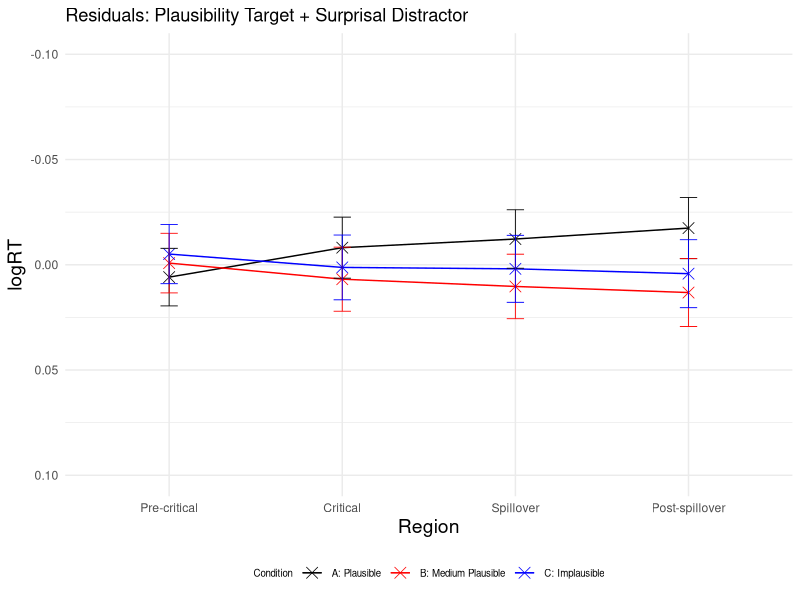
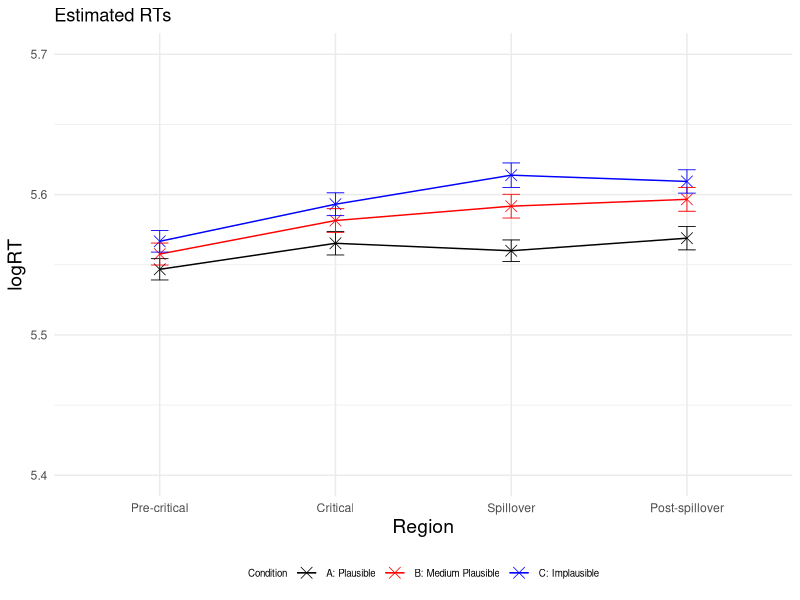
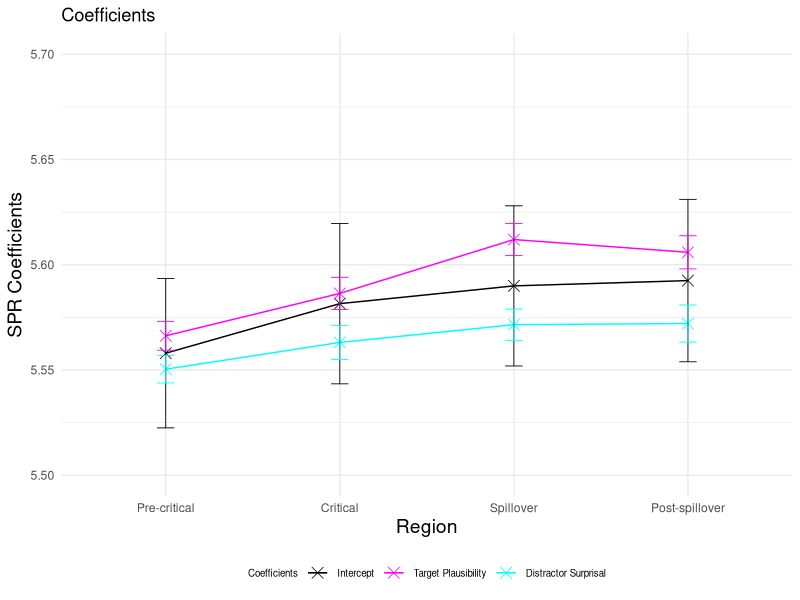
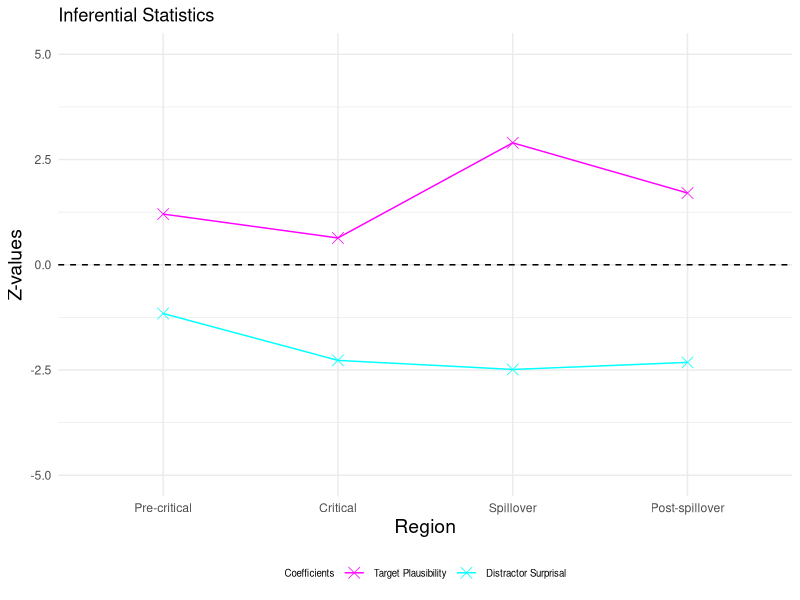
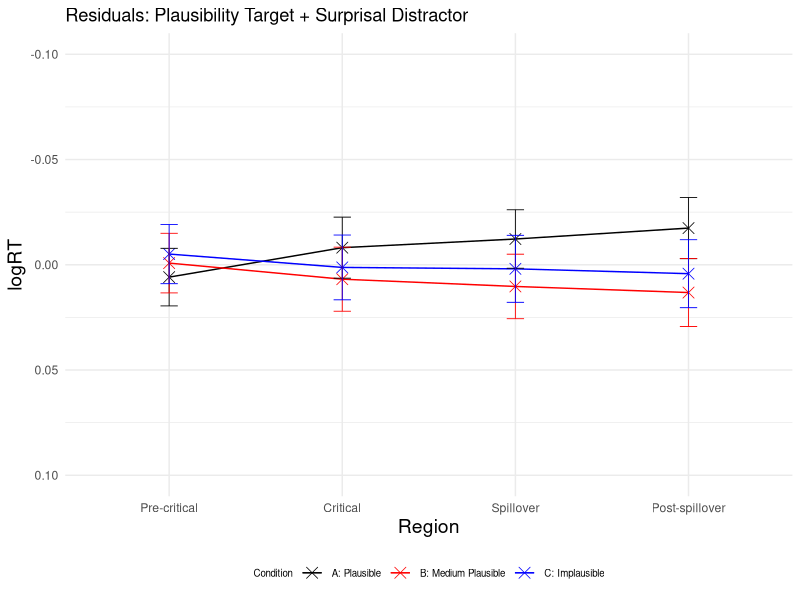
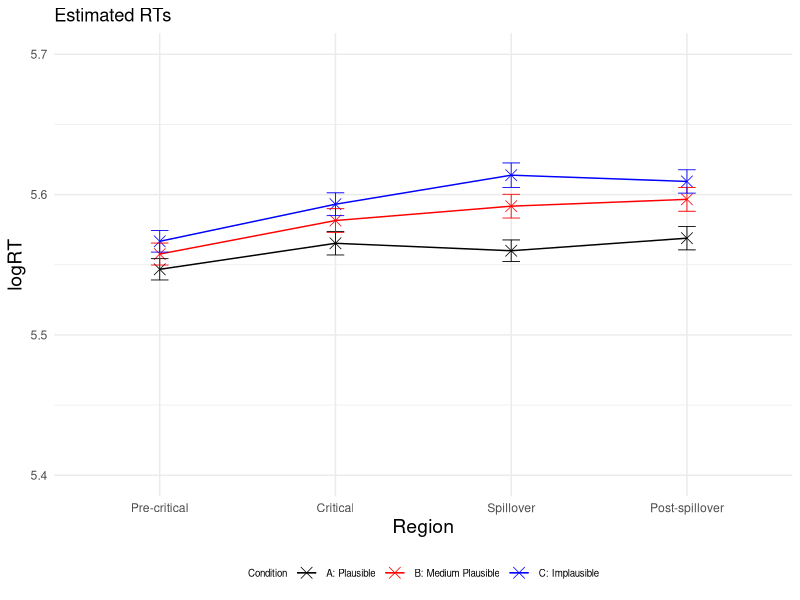
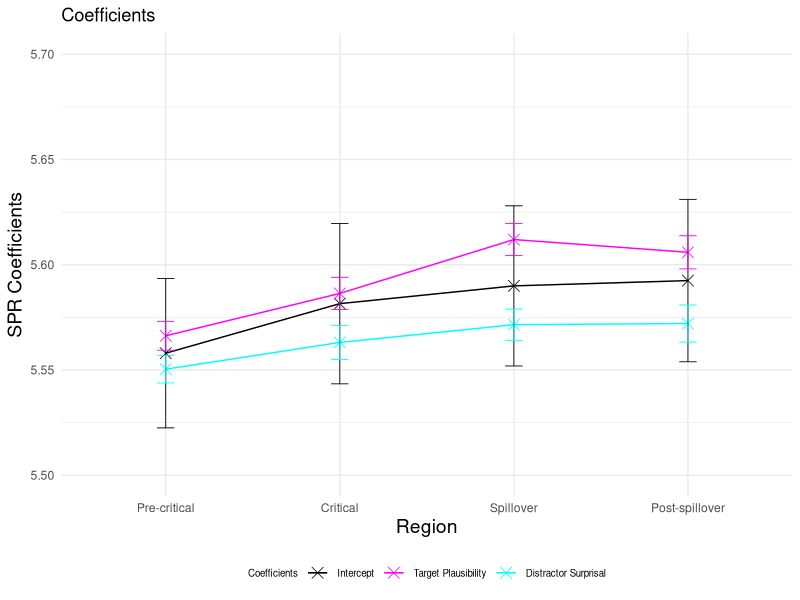
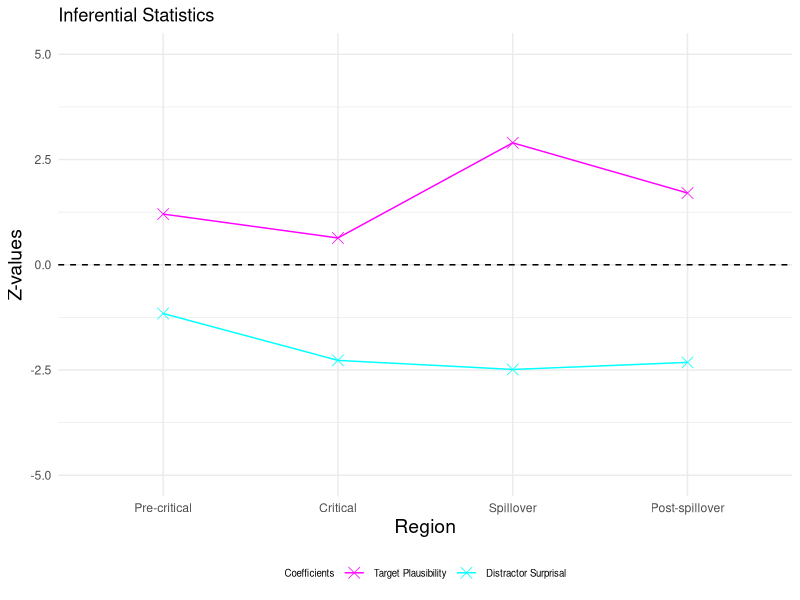

The R source for these figures, in order:
### LMER Analysis ###

# load packages
library(lme4) 
library(lmerTest) #for printing p-values (results are the same like when using lme4, but causes error message that model failed to converge)
library(dplyr)
library(ggplot2)

setwd("~/Downloads/Master_Thesis/3_SPR_Study/Results_SPR_Plaus_single/")

GP6 <- read.csv("GP6SPR_processed.csv") #read file after removing outliers

# create empty tables to add later residuals, estimated logRTs, p-values and coefficients
residuals <- data.frame(
  Region = character(0),
  Condition = character(0),
  Residual = numeric(0),
  SE_Residual = numeric(0)
)

logRT_estimated <- data.frame(
  Region = character(0),
  Condition = character(0),
  Estimated_logRT = numeric(0),
  SE_Estimated = numeric(0)
)

p_values <- data.frame(
  Region = character(0),
  p_value_plausibility_target = numeric(0),
  p_value_surprisal_distractor = numeric(0)
)

SPR_coefficients <- data.frame(
  Region = character(0),
  Estimate = character(0),
  Estimate_value = numeric(0),
  Estimate_error = numeric(0),
  Z_value = numeric(0)
)


# define regions and conditions
regions <- c("Pre-critical", "Critical", "Spillover", "Post-spillover") 
conditions <- c("A", "B", "C") 


### loop through each of the 4 regions ###
for (region in regions) 
{
  # take subset for each region (precritical, critical, spillover, postspillover)
  region_subset <- subset(GP6, Region == region)

  # standardise predictors (target plausibility (per-trial) and distractor surprisal (pre-test))
  region_subset$scaled_Plaus_per_region <- scale(region_subset$SPR_Plaus_Rating)
  region_subset$scaled_Surprisaldist_per_region <- scale(region_subset$LeoLM_dist)
  
  # invert predictor target plausibility
  region_subset$inverted_scaled_Plaus_per_region <- (region_subset$scaled_Plaus_per_region) * (-1)
  
  #log transform reading times
  region_subset$logRT_per_region <- log(region_subset$ReadingTime)
  
  
  # fit linear mixed-effects regression model for each region
  model_per_region <- lmerTest::lmer(logRT_per_region ~ inverted_scaled_Plaus_per_region + scaled_Surprisaldist_per_region + 
                              (1 + inverted_scaled_Plaus_per_region + scaled_Surprisaldist_per_region | Subject) + 
                              (1 + inverted_scaled_Plaus_per_region + scaled_Surprisaldist_per_region | Item), data = region_subset)
  
  # print summary of the model
  summary_per_region <- summary(model_per_region)
  print(summary_per_region)
  
  # calculate p-values
  p_values_per_region <- summary_per_region$coefficients[, "Pr(>|t|)"]
  new_row_p_value <- data.frame(Region = region, 
                                p_value_plausibility_target = p_values_per_region[2], 
                                p_value_surprisal_distractor = p_values_per_region[3])
  p_values <- rbind(p_values, new_row_p_value) # add to p-values table
  
  # extract intercept and coefficients (target plausibility and distractor surprisal) added to intercept
  coefficients_per_region <- summary_per_region$coefficients
  intercept <- coefficients_per_region["(Intercept)", 1]
  plaus_target_coeff <- coefficients_per_region["(Intercept)", 1] + coefficients_per_region["inverted_scaled_Plaus_per_region", 1]
  surprisal_distractor_coeff <- coefficients_per_region["(Intercept)", 1] + coefficients_per_region["scaled_Surprisaldist_per_region", 1]
  
  # add error bars for intercept and coefficients (target plausibility and distractor surprisal) 
  new_row_coefficient <- data.frame(Region = region, 
                                    Estimate = "Intercept", 
                                    Estimate_value = intercept, 
                                    Estimate_error = coefficients_per_region["(Intercept)", 2],
                                    Z_value = 0)
  SPR_coefficients <- rbind(SPR_coefficients, new_row_coefficient) # add to coefficients table
  
  new_row_coefficient <- data.frame(Region = region,
                                    Estimate = "Plausability",
                                    Estimate_value = plaus_target_coeff,
                                    Estimate_error = coefficients_per_region["inverted_scaled_Plaus_per_region", 2],
                                    Z_value = coefficients_per_region["inverted_scaled_Plaus_per_region", 1] / coefficients_per_region["inverted_scaled_Plaus_per_region", 2])
  SPR_coefficients <- rbind(SPR_coefficients, new_row_coefficient) # add to coefficients table
  
  new_row_coefficient <- data.frame(Region = region,
                                    Estimate = "Surprisal", 
                                    Estimate_value = surprisal_distractor_coeff, 
                                    Estimate_error = coefficients_per_region["scaled_Surprisaldist_per_region", 2],
                                    Z_value = coefficients_per_region["scaled_Surprisaldist_per_region", 1] / coefficients_per_region["scaled_Surprisaldist_per_region", 2])
  SPR_coefficients <- rbind(SPR_coefficients, new_row_coefficient) # add to coefficients table
  
  
  
  ### loop through each of the 3 conditions ###
  for (condition in conditions)
  {
    # extract subset for each condition
    region_per_condition <- subset(region_subset, Condition == condition)
    # predict logRTs for each condition separately, within each of the 4 regions
    region_per_condition$region_per_condition_Predicted <- predict(model_per_region, newdata = region_per_condition,  type = "response")
    
    # print observed mean logRTs
    region_per_condition_logRT_observed <- mean(region_per_condition$logRT_per_region)

    # print estimated mean logRTs
    region_per_condition_logRT_estimated <- mean(region_per_condition$region_per_condition_Predicted, na.rm = TRUE)
    
    # calculate residuals (observed logRTs - estimated logRTs)
    Residual_region_per_condition <- mean(region_per_condition$logRT_per_region) - mean(region_per_condition$region_per_condition_Predicted, na.rm = TRUE)

    # calculate standard error for residuals
    SE_residuals_region_per_condition <- sqrt(sd(region_per_condition$logRT, na.rm = TRUE)^2/length(region_per_condition$logRT) + sd(region_per_condition$region_per_condition_Predicted, na.rm = TRUE)^2/length(region_per_condition$region_per_condition_Predicted))
    
    # add to residuals table
    new_row_residuals <- data.frame(Region = region, Condition = condition, Residual = Residual_region_per_condition, SE_Residual = SE_residuals_region_per_condition)
    residuals <- rbind(residuals, new_row_residuals)
    
    # calculate standard error for estimated logRTs
    SE_estimated_region_per_condition <- sd(region_per_condition$region_per_condition_Predicted, na.rm = TRUE) / sqrt(length(region_per_condition$region_per_condition_Predicted)) 
    
    # add to estimated logRTs table
    new_row_logRT_estimated <- data.frame(Region = region, Condition = condition, Estimated_logRT = region_per_condition_logRT_estimated, SE_Estimated = SE_estimated_region_per_condition)
    logRT_estimated <- rbind(logRT_estimated, new_row_logRT_estimated)
  }
}



### VISUALIZATIONS ###

# Create a line plot for residuals
p <- ggplot(residuals, aes(x = factor(Region, levels = c("Pre-critical", "Critical", "Spillover", "Post-spillover")), 
                           y = Residual, color = Condition, group = Condition)) + geom_point(shape = 4, size = 3.5, stroke = 0.4) + geom_line(linewidth=0.5) + ylim (0.10, -0.10)
p <- p + theme_minimal() + geom_errorbar(aes(ymin=Residual-SE_Residual, ymax=Residual+SE_Residual), width=.1, size=0.3) 
p <- p + scale_color_manual(name="Condition", labels=c("A: Plausible", "B: Medium Plausible", "C: Implausible"), values=c("#000000", "#FF0000", "#0000FF"))
p <- p + labs(x="Region", y="logRT", title = "Residuals: Plausibility Target + Surprisal Distractor") 
p <- p + theme(legend.position="bottom", legend.text=element_text(size=7), legend.title=element_text(size=7), axis.title.x = element_text(size = 14), axis.title.y = element_text(size = 14)) 
p 
ggsave("Residuals_Plot.pdf", p, width=4, height=4)


# Create a line plot for estimated logRTs
p <- ggplot(logRT_estimated, aes(x = factor(Region, levels = c("Pre-critical", "Critical", "Spillover", "Post-spillover")), 
                                 y = Estimated_logRT, color = Condition, group = Condition)) + geom_point(shape = 4, size = 3.5, stroke = 0.4) + geom_line(linewidth=0.5) + ylim (5.4, 5.7)
p <- p + theme_minimal() + geom_errorbar(aes(ymin=Estimated_logRT-SE_Estimated, ymax=Estimated_logRT+SE_Estimated), width=.1, size=0.3) 
p <- p + scale_color_manual(name="Condition", labels=c("A: Plausible", "B: Medium Plausible", "C: Implausible"), values=c("#000000", "#FF0000", "#0000FF"))
p <- p + labs(x="Region", y="logRT", title = "Estimated RTs") 
p <- p + theme(legend.position="bottom", legend.text=element_text(size=7), legend.title=element_text(size=7), axis.title.x = element_text(size = 14), axis.title.y = element_text(size = 14)) 
p 
ggsave("Estimated_RTs_Plot.pdf", p, width=4, height=4)


# Plot intercept and coefficients added to intercept
p <- ggplot(SPR_coefficients, aes(x = factor(Region, levels = c("Pre-critical", "Critical", "Spillover", "Post-spillover")), 
                                 y = Estimate_value, color = Estimate, group = Estimate)) + geom_point(shape = 4, size = 3.5, stroke = 0.4) + geom_line(linewidth=0.5) + ylim (5.5, 5.7)
p <- p + theme_minimal() + geom_errorbar(aes(ymin=Estimate_value-Estimate_error, ymax=Estimate_value+Estimate_error), width=.1, size=0.3) 
p <- p + scale_color_manual(name="Coefficients", labels=c("Intercept", "Target Plausibility", "Distractor Surprisal"), values=c("#000000", "#FF00FF", "#00FFFF"))
p <- p + labs(x="Region", y="SPR Coefficients", title = "Coefficients") 
p <- p + theme(legend.position="bottom", legend.text=element_text(size=7), legend.title=element_text(size=7), axis.title.x = element_text(size = 14), axis.title.y = element_text(size = 14)) 
p 
ggsave("Intercept_Coefficients_Plot.pdf", p, width=4, height=4)


# plot effect sizes (z-vaues)
Effect_sizes <- subset(SPR_coefficients, Estimate != 'Intercept')

p <- ggplot(Effect_sizes, aes(x = factor(Region, levels = c("Pre-critical", "Critical", "Spillover", "Post-spillover")), 
                                  y = Z_value, color = Estimate, group = Estimate)) + geom_point(shape = 4, size = 3.5, stroke = 0.4) + geom_line(linewidth=0.5) + ylim (-5, 5)
p <- p + geom_hline(yintercept=0, linetype=2)
p <- p + theme_minimal()
p <- p + scale_color_manual(name="Coefficients", labels=c( "Target Plausibility", "Distractor Surprisal"), values=c("#FF00FF", "#00FFFF"))
p <- p + labs(x="Region", y="Z-values", title = "Inferential Statistics") 
p <- p + theme(legend.position="bottom", legend.text=element_text(size=7), legend.title=element_text(size=7), axis.title.x = element_text(size = 14), axis.title.y = element_text(size = 14)) 
p 
ggsave("Z_values_Plot.pdf", p, width=4, height=4)
